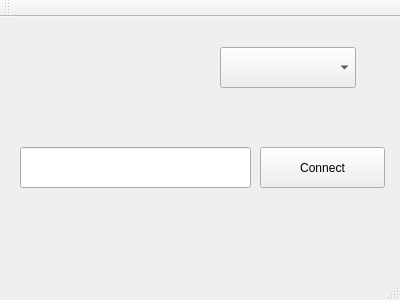
<?xml version="1.0" encoding="UTF-8"?>
<ui version="4.0">
 <class>MainWindow</class>
 <widget class="QMainWindow" name="MainWindow">
  <property name="geometry">
   <rect>
    <x>0</x>
    <y>0</y>
    <width>400</width>
    <height>300</height>
   </rect>
  </property>
  <property name="windowTitle">
   <string>MainWindow</string>
  </property>
  <widget class="QWidget" name="centralWidget">
   <widget class="QComboBox" name="comboBox">
    <property name="geometry">
     <rect>
      <x>220</x>
      <y>30</y>
      <width>136</width>
      <height>41</height>
     </rect>
    </property>
   </widget>
   <widget class="QLineEdit" name="serverIPBox">
    <property name="geometry">
     <rect>
      <x>20</x>
      <y>130</y>
      <width>231</width>
      <height>41</height>
     </rect>
    </property>
   </widget>
   <widget class="QPushButton" name="connectButton">
    <property name="geometry">
     <rect>
      <x>260</x>
      <y>130</y>
      <width>125</width>
      <height>41</height>
     </rect>
    </property>
    <property name="text">
     <string>Connect</string>
    </property>
   </widget>
  </widget>
  <widget class="QMenuBar" name="menuBar">
   <property name="geometry">
    <rect>
     <x>0</x>
     <y>0</y>
     <width>400</width>
     <height>33</height>
    </rect>
   </property>
  </widget>
  <widget class="QToolBar" name="mainToolBar">
   <attribute name="toolBarArea">
    <enum>TopToolBarArea</enum>
   </attribute>
   <attribute name="toolBarBreak">
    <bool>false</bool>
   </attribute>
  </widget>
  <widget class="QStatusBar" name="statusBar"/>
 </widget>
 <layoutdefault spacing="6" margin="11"/>
 <resources/>
 <connections/>
</ui>
